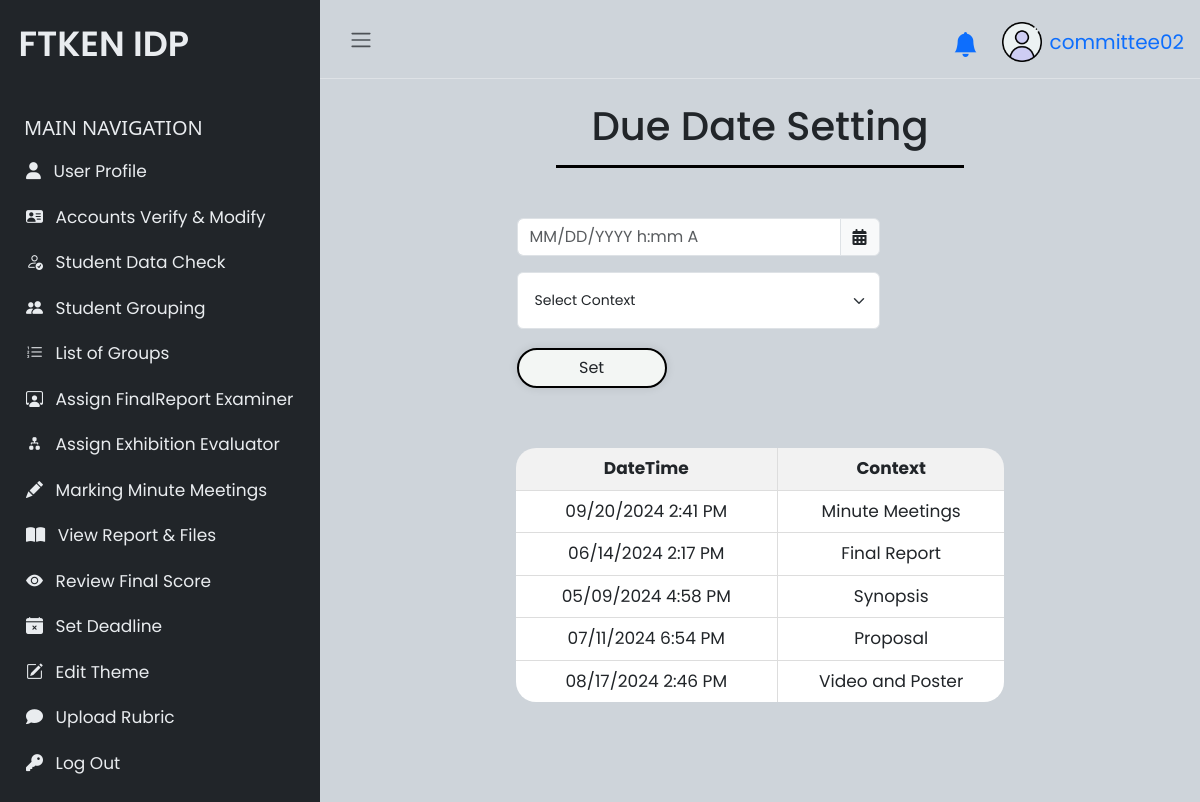
Screenshot of /committee/setDueDate.php (signed in) with the database file from the repository.
### tables this page shows
CREATE TABLE `duedate` (
  `dueid` int(11) NOT NULL,
  `dueDateTime` varchar(50) NOT NULL,
  `contid` int(11) NOT NULL
);

CREATE TABLE `context` (
  `contid` int(11) NOT NULL,
  `context` varchar(800) NOT NULL
);

### committee/setDueDate.php (the view, shortened to what this page needs)
<?php
include './sidebarComm.php';
$sqlDuelist = "SELECT duedate.dueDateTime, context.context FROM duedate INNER JOIN context ON duedate.contid = context.contid";
$resultDuelist = mysqli_query($conn, $sqlDuelist);
?>
<!DOCTYPE html>
<html lang="en">
<head>
    <link rel="stylesheet" href="https://cdn.jsdelivr.net/npm/bootstrap@5.3.0/dist/css/bootstrap.min.css">
    <link rel="stylesheet" href="https://cdnjs.cloudflare.com/ajax/libs/tempus-dominus/6.0.0/css/tempus-dominus.min.css">
</head>
<body>
    <div class="wrapper ftken-idp-system-wrapper">
        <div class="main ftken-idp-system-main">
            <main class="content px-3 py-2">
                <div class="custom-container">
                    <h1 class="title-container">
                        Due Date Setting
                    </h1>
                        <div class="container datepicker-container">
                            <form method="post" action="<?php echo $_SERVER['PHP_SELF'] ?>">
                                <div class="row form-group">
                                    <div class="col-sm-12">
                                        <div class="input-group date" id="datetimepicker1">
                                            <input type="text" id="dateTime" name="dateTime" class="form-control datetimepicker-input" placeholder="MM/DD/YYYY h:mm A"/>
                                            <span class="input-group-text">
                                            <span class="fa fa-calendar"></span>
                                            </span>
                                    </div>
                                </div>
                            </div>
                            <div class="row">
                                <select id="duecontext" name="duecontext" class="form-select mb-3 ms-6 me-5" style="width: 363px; padding: 17px; font-size: 14px; margin-left: -39px;" aria-label="Select Context">
                                    <option selected value="">Select Context</option>
                                </select>
                            </div>
                            <div class="row">
                                <button type="submit" id="setTime" name="setTime" class="btn"
                                style="width: 150px;
                                        margin-top: 3px;
                                        margin-left: -39px;
                                        background-color: #F3F6F4;
                                        box-shadow: 0 0 10px rgba(0, 0, 0, 0.1);
                                        border-radius: 20px 20px 20px 20px;
                                        text-align: center;
                                        border: 2px solid black;
                                        ">Set</button>
                            </div>
                        </form>
                    </div>
                    <table class="table">
                        <thead>
                            <tr>
                                <th style="background-color:#F2F2F2;">DateTime</th>
                                <th style="background-color:#F2F2F2;">Context</th>
                            </tr>
                        </thead>
                        <tbody>
                            <?php
                            if ($resultDuelist) {
                                while ($row = mysqli_fetch_assoc($resultDuelist)) {
                                    echo "<tr>";
                                    echo "<td>" . $row['dueDateTime'] . "</td>";
                                    echo "<td>" . $row['context'] . "</td>";
                                    echo "</tr>";
                                }
                            } else {
                                echo "<tr><td colspan='2'>No record found</td></tr>";
                            }
                            ?>
                        </tbody>
                    </table>
                </div>
            </main>
            </div>
            </div>
</body>
</html>

### committee/sidebarComm.php (style rules this page uses)
body { font-family: 'Poppins', sans-serif; font-size: 20px; opacity: 1; overflow-y: scroll; margin: 0; }
.wrapper { align-items: stretch; display: flex; width: 100%; }
.main { display: flex; flex-direction: column; min-height: 100vh; min-width: 0; overflow: hidden; transition: all 0.35s ease-in-out; width: 100%; background: var(--bs-dark-bg-subtle); }
.content { flex: 1; max-width: 100vw; width: 100vw; }
@media (min-width:768px) { .content { max-width: auto; width: auto; } }
.title-container { border-bottom: 3px solid black; width: 80%; text-align: center; margin: 0 auto; display: flex; align-items: center; justify-content: center; box-sizing: border-box; padding: 15px 0; }

### committee/setDueDate.php (style rules this page uses)
.custom-container { margin: 20px; font-family: Poppins; width: 60%; margin: 0 auto; }
.container { margin: 50px; text-align: center; }
.datepicker-container .input-group.date { margin-bottom: 1rem; width: 363px; margin-left:-51px; }
table { border-collapse: collapse; width: 100%; border: 10px solid black; padding: 4px; text-align: left; margin: 0 auto; vertical-align: middle; border-collapse: collapse; border-radius: 30px; overflow: hidden; }
th, td { font-size: 17px; border: 1px solid #ddd; padding: 4px; text-align: center; vertical-align: middle; }

### rows the page displays
duedate: dueDateTime "09/20/2024 2:41 PM", contid.context "Minute Meetings"
duedate: dueDateTime "06/14/2024 2:17 PM", contid.context "Final Report"
duedate: dueDateTime "05/09/2024 4:58 PM", contid.context "Synopsis"
duedate: dueDateTime "07/11/2024 6:54 PM", contid.context "Proposal"
duedate: dueDateTime "08/17/2024 2:46 PM", contid.context "Video and Poster"

### other values shown
$_SESSION['username'] "committee02"
